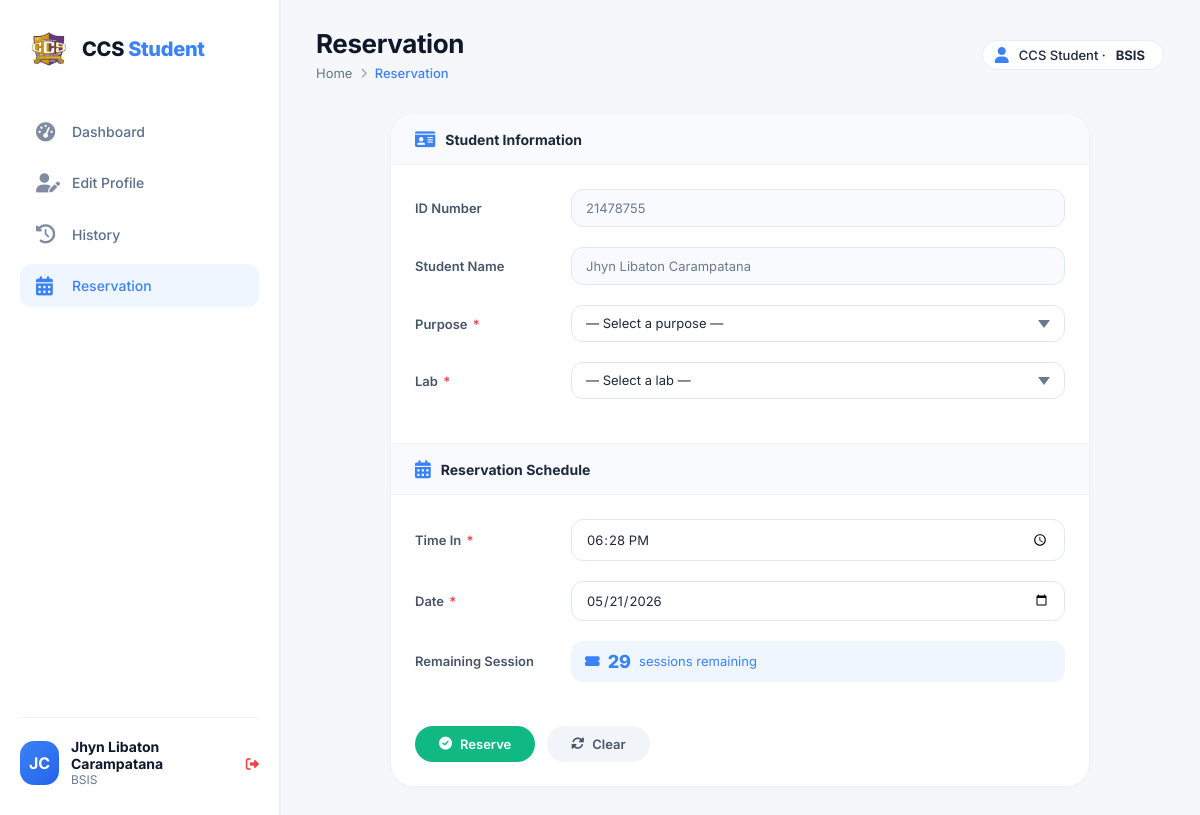
/reservation.php (signed in), run on the app's committed database.
### tables this page shows
CREATE TABLE `students` (
  `id` int(11) NOT NULL,
  `id_number` varchar(20) NOT NULL,
  `first_name` varchar(100) NOT NULL,
  `last_name` varchar(100) DEFAULT '',
  `middle_name` varchar(100) DEFAULT '',
  `year_level` varchar(20) DEFAULT 'Year 1',
  `course` varchar(20) DEFAULT 'BSIT',
  `email` varchar(100) DEFAULT '',
  `address` text DEFAULT '',
  `sessions` int(11) DEFAULT 30,
  `total_points` int(11) DEFAULT 0,
  `profile_pic` varchar(255) DEFAULT '',
  `password` varchar(255) NOT NULL,
  `created_at` timestamp NOT NULL DEFAULT current_timestamp(),
  `course_level` varchar(50) DEFAULT NULL,
  `sessions_used` int(11) DEFAULT 0,
  `sessions_remaining` int(11) DEFAULT 30,
  `total_hours` decimal(10,2) DEFAULT 0.00
);

### reservation.php (the view, shortened to what this page needs)
<?php
$conn = new mysqli("localhost", "root", "", "jhyn");
$user_id = $_SESSION['user_id'];
$stmt = $conn->prepare("SELECT * FROM students WHERE id = ?");
$stmt->bind_param("i", $user_id);
$stmt->execute();
$user = $stmt->get_result()->fetch_assoc();
$sessions_total = 30;
$sessions_used = $user['sessions_used'] ?? 0;
$sessions_remaining = $sessions_total - $sessions_used;
$student_name = htmlspecialchars(trim($user['first_name'] . ' ' . ($user['middle_name'] ?? '') . ' ' . $user['last_name']));
$student_course = htmlspecialchars($user['course'] ?? 'N/A');
$student_id = htmlspecialchars($user['id_number'] ?? 'N/A');
$initials = strtoupper(substr($user['first_name'] ?? '', 0, 1) . substr($user['last_name'] ?? '', 0, 1));
?>
<!DOCTYPE html>
<html lang="en">
<head>
  <link rel="stylesheet" href="https://cdnjs.cloudflare.com/ajax/libs/font-awesome/6.0.0-beta3/css/all.min.css"/>
</head>
<body>
<div class="sidebar">
  <div class="logo-area">
    <img src="ccslogo2.png" alt="CCS Logo" class="logo-image" onerror="this.onerror=null; this.style.display='none'; document.getElementById('studentFallbackLogo').style.display='flex';">
    <div class="logo-text">CCS <span>Student</span></div>
  </div>
  <div class="nav-menu">
    <a href="dashboard.php" class="nav-item"><i class="fas fa-tachometer-alt"></i> Dashboard</a>
    <a href="editProfile.php" class="nav-item"><i class="fas fa-user-edit"></i> Edit Profile</a>
    <a href="history.php" class="nav-item"><i class="fas fa-history"></i> History</a>
    <a href="reservation.php" class="nav-item active"><i class="fas fa-calendar-alt"></i> Reservation</a>
  </div>
  <div class="bottom-user">
    <div class="user-avatar"><?php echo $initials ?: '?'; ?></div>
    <div class="user-details">
      <h4><?php echo $student_name; ?></h4>
      <p><?php echo $student_course; ?></p>
    </div>
    <form method="POST" action="logout.php" style="display:inline;">
      <button type="submit" class="logout-icon"><i class="fas fa-sign-out-alt"></i></button>
    </form>
  </div>
</div>
<div class="main-content">
  <div class="top-header">
    <div class="page-breadcrumb">
      <h1>Reservation</h1>
      <div class="breadcrumb-links">
        <span>Home</span>
        <i class="fas fa-chevron-right"></i>
        <span>Reservation</span>
      </div>
    </div>
    <div class="header-actions">
      <div class="student-chip"><i class="fas fa-user"></i> CCS Student · <strong><?php echo $student_course; ?></strong></div>
    </div>
  </div>
  <form method="POST" action="">
    <div class="reservation-card">
      <div class="section-header">
        <i class="fas fa-id-card"></i>
        Student Information
      </div>
      <div class="form-body">
        <div class="form-row">
          <label>ID Number</label>
          <input type="text" value="<?= $student_id ?>" readonly />
        </div>
        <div class="form-row">
          <label>Student Name</label>
          <input type="text" value="<?= $student_name ?>" readonly />
        </div>
        <div class="form-row">
          <label>Purpose <span class="req">*</span></label>
          <select name="purpose" required>
            <option value="">— Select a purpose —</option>
          </select>
        </div>
        <div class="form-row">
          <label>Lab <span class="req">*</span></label>
          <select name="laboratory" required>
            <option value="">— Select a lab —</option>
          </select>
        </div>
      </div>
      <div class="section-header">
        <i class="fas fa-calendar-alt"></i>
        Reservation Schedule
      </div>
      <div class="form-body">
        <div class="form-row">
          <label>Time In <span class="req">*</span></label>
          <input type="time" name="time_in" id="timeIn" required />
        </div>
        <div class="form-row">
          <label>Date <span class="req">*</span></label>
          <input type="date" name="reservation_date" id="reserveDate" required />
        </div>
        <div class="form-row">
          <label>Remaining Session</label>
          <div class="session-badge">
            <i class="fas fa-ticket-alt"></i>
            <span class="count"><?= $sessions_remaining ?></span>
            <span>sessions remaining</span>
          </div>
        </div>
      </div>
      <div class="btn-row">
        <button type="submit" name="reserve" class="btn btn-reserve" <?= $sessions_remaining <= 0 ? 'disabled style="opacity:0.5; cursor:not-allowed;"' : '' ?>>
          <i class="fas fa-check-circle"></i> Reserve
        </button>
        <button type="reset" class="btn btn-clear" onclick="resetForm()">
          <i class="fas fa-sync-alt"></i> Clear
        </button>
      </div>
    </div>
  </form>
</div>
</body>
</html>

### data on the page
students: first_name+last_name "JC", student_name "Jhyn Libaton Carampatana", course "BSIS", id_number "21478755", first_name+middle_name+last_name "Jhyn Libaton Carampatana", sessions_used "29"
